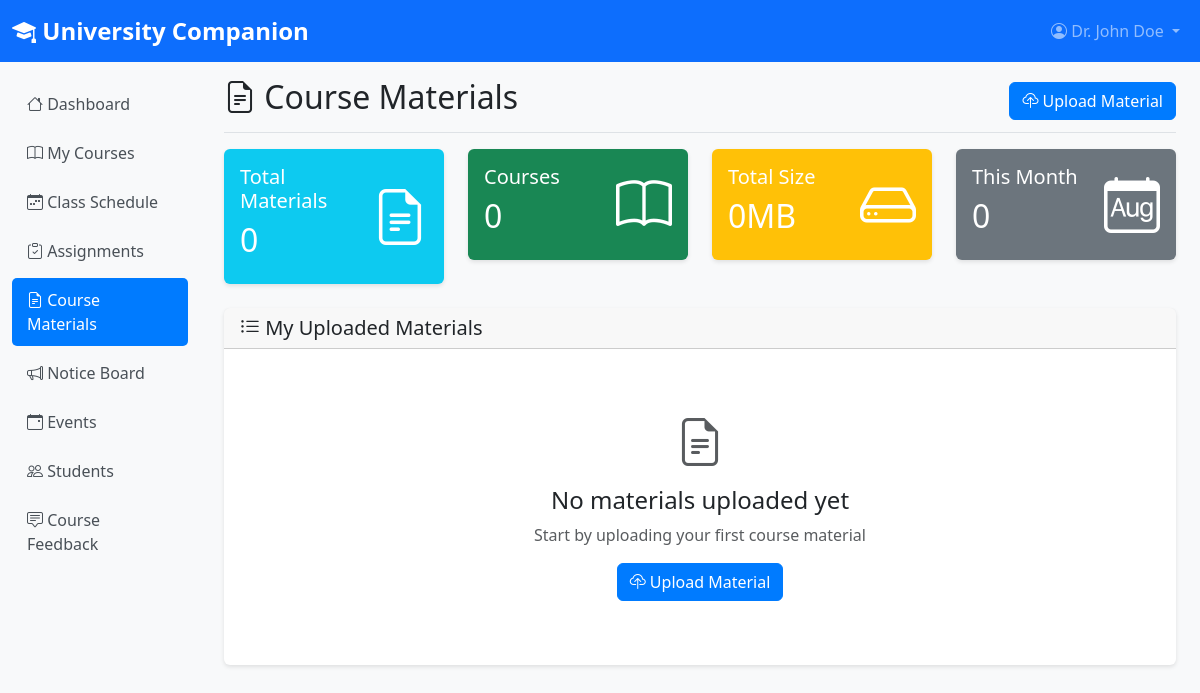
The app's page /faculty/materials.php (signed in), older data.
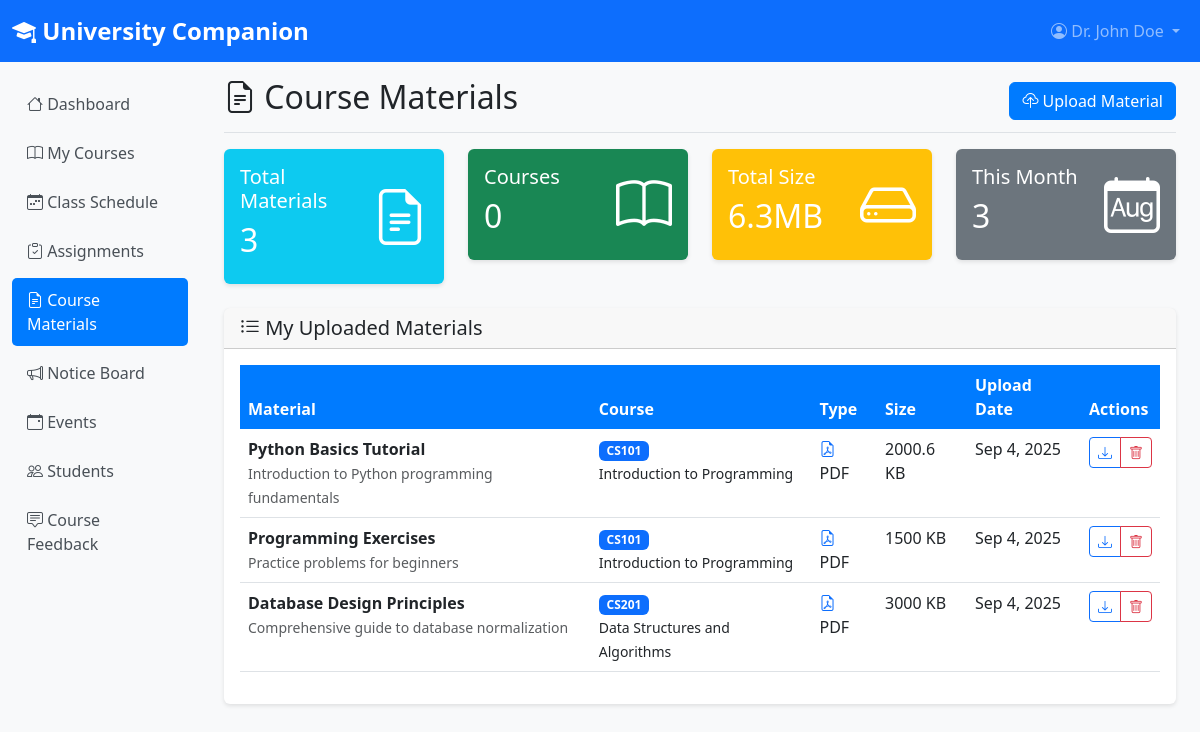
The same page, newer data.
### tables this page shows
CREATE TABLE course_materials (
    id INT AUTO_INCREMENT PRIMARY KEY,
    course_id INT NOT NULL,
    title VARCHAR(255) NOT NULL,
    description TEXT,
    file_name VARCHAR(255) NOT NULL,
    file_path VARCHAR(500) NOT NULL,
    file_size INT,
    file_type VARCHAR(50),
    uploaded_by INT NOT NULL,
    upload_date TIMESTAMP DEFAULT CURRENT_TIMESTAMP,
    download_count INT DEFAULT 0,
    is_active BOOLEAN DEFAULT TRUE,
    FOREIGN KEY (course_id) REFERENCES courses(id),
    FOREIGN KEY (uploaded_by) REFERENCES users(id)
);

CREATE TABLE courses (
    id INT AUTO_INCREMENT PRIMARY KEY,
    course_code VARCHAR(20) UNIQUE NOT NULL,
    course_name VARCHAR(200) NOT NULL,
    description TEXT,
    credit_hours INT DEFAULT 3,
    max_students INT DEFAULT NULL,
    department VARCHAR(100),
    department_id INT,
    faculty_id INT,
    academic_year VARCHAR(10),
    semester VARCHAR(20),
    is_active BOOLEAN DEFAULT TRUE,
    created_at TIMESTAMP DEFAULT CURRENT_TIMESTAMP,
    FOREIGN KEY (faculty_id) REFERENCES users(id),
    FOREIGN KEY (department_id) REFERENCES departments(id)
);

### php/config.php (called while the page is built, shortened)
<?php
function executeQuery($conn, $sql, $types = "", $params = []) {
    try {
        $stmt = $conn->prepare($sql);
        if (!empty($params)) {
            $stmt->bind_param($types, ...$params);
        }
        $result = $stmt->execute();
        return $stmt;
    } catch (Exception $e) {
        throw new Exception("Query execution error: " . $e->getMessage());
    }
}
function fetchMultipleRows($conn, $sql, $types = "", $params = []) {
    try {
        $stmt = executeQuery($conn, $sql, $types, $params);
        $result = $stmt->get_result();
        $rows = [];
        while ($row = $result->fetch_assoc()) {
            $rows[] = $row;
        }
        return $rows;
    } catch (Exception $e) {
        throw new Exception("Fetch multiple rows error: " . $e->getMessage());
    }
}
?>

### faculty/materials.php (the view, shortened to what the changed rows need)
<?php
require_once '../php/config.php';
$conn = getDBConnection();
$sql = "SELECT c.id, c.course_code, c.course_name
        FROM course_assignments ca
        JOIN courses c ON ca.course_id = c.id
        WHERE ca.faculty_id = ?
        ORDER BY c.course_code";
$courses = fetchMultipleRows($conn, $sql, "i", [$_SESSION['user_id']]);
$sql = "SELECT cm.id, cm.title, cm.description, cm.file_name, cm.file_size, cm.upload_date,
               c.course_code, c.course_name, cm.file_type
        FROM course_materials cm
        JOIN courses c ON cm.course_id = c.id
        WHERE cm.uploaded_by = ? AND cm.is_active = 1
        ORDER BY cm.upload_date DESC";
$materials = fetchMultipleRows($conn, $sql, "i", [$_SESSION['user_id']]);
?>
<!DOCTYPE html>
<html lang="en">
<head>
    <link href="https://cdn.jsdelivr.net/npm/bootstrap@5.3.0/dist/css/bootstrap.min.css" rel="stylesheet">
    <link href="https://cdn.jsdelivr.net/npm/bootstrap-icons@1.10.0/font/bootstrap-icons.css" rel="stylesheet">
    <link href="../css/style.css" rel="stylesheet">
</head>
<body>
    <div class="container-fluid">
        <div class="row">
            <main class="col-md-9 ms-sm-auto col-lg-10 px-md-4">
                <div class="d-flex justify-content-between flex-wrap flex-md-nowrap align-items-center pt-3 pb-2 mb-3 border-bottom">
                    <h1 class="h2">
                        <i class="bi bi-file-earmark-text"></i> Course Materials
                    </h1>
                </div>
                <div class="row mb-4">
                    <div class="col-md-3">
                        <div class="card text-white bg-info">
                            <div class="card-body">
                                <div class="d-flex justify-content-between">
                                    <div>
                                        <h5 class="card-title">Total Materials</h5>
                                        <h2><?php echo count($materials); ?></h2>
                                    </div>
                                </div>
                            </div>
                        </div>
                    </div>
                    <div class="col-md-3">
                        <div class="card text-white bg-success">
                            <div class="card-body">
                                <div class="d-flex justify-content-between">
                                    <div>
                                        <h2><?php echo count($courses); ?></h2>
                                    </div>
                                </div>
                            </div>
                        </div>
                    </div>
                    <div class="col-md-3">
                        <div class="card text-white bg-warning">
                            <div class="card-body">
                                <div class="d-flex justify-content-between">
                                    <div>
                                        <h5 class="card-title">Total Size</h5>
                                        <h2><?php
                                            $totalSize = array_sum(array_column($materials, 'file_size'));
                                            echo round($totalSize / (1024 * 1024), 1) . 'MB';
                                        ?></h2>
                                    </div>
                                </div>
                            </div>
                        </div>
                    </div>
                    <div class="col-md-3">
                        <div class="card text-white bg-secondary">
                            <div class="card-body">
                                <div class="d-flex justify-content-between">
                                    <div>
                                        <h5 class="card-title">This Month</h5>
                                        <h2><?php
                                            $thisMonth = array_filter($materials, function($m) {
                                                return date('Y-m', strtotime($m['upload_date'])) === date('Y-m');
                                            });
                                            echo count($thisMonth);
                                        ?></h2>
                                    </div>
                                </div>
                            </div>
                        </div>
                    </div>
                </div>
                <div class="card">
                    <div class="card-body">
                        <?php if (empty($materials)): ?>
                            <div class="text-center py-5">
                                <i class="bi bi-file-earmark-text display-1 text-muted"></i>
                                <h4 class="mt-3">No materials uploaded yet</h4>
                                <p class="text-muted">Start by uploading your first course material</p>
                                <button class="btn btn-primary" data-bs-toggle="modal" data-bs-target="#uploadMaterialModal">
                                    <i class="bi bi-cloud-upload"></i> Upload Material
                                </button>
                            </div>
                        <?php else: ?>
                            <div class="table-responsive">
                                <table class="table table-hover">
                                    <thead>
                                        <tr>
                                            <th>Material</th>
                                            <th>Course</th>
                                            <th>Type</th>
                                            <th>Size</th>
                                            <th>Upload Date</th>
                                            <th>Actions</th>
                                        </tr>
                                    </thead>
                                    <tbody>
                                        <?php foreach ($materials as $material): ?>
                                            <tr>
                                                <td>
                                                    <div>
                                                        <strong><?php echo htmlspecialchars($material['title']); ?></strong>
                                                        <?php if ($material['description']): ?>
                                                            <br>
                                                            <small class="text-muted"><?php echo htmlspecialchars($material['description']); ?></small>
                                                        <?php endif; ?>
                                                    </div>
                                                </td>
                                                <td>
                                                    <span class="badge bg-primary"><?php echo htmlspecialchars($material['course_code']); ?></span>
                                                    <br>
                                                    <small><?php echo htmlspecialchars($material['course_name']); ?></small>
                                                </td>
                                                <td>
                                                    <?php
                                                    $iconClass = 'bi-file-earmark';
                                                    if (str_contains($material['file_type'], 'pdf')) $iconClass = 'bi-file-earmark-pdf';
                                                    elseif (str_contains($material['file_type'], 'word')) $iconClass = 'bi-file-earmark-word';
                                                    elseif (str_contains($material['file_type'], 'presentation')) $iconClass = 'bi-file-earmark-ppt';
                                                    elseif (str_contains($material['file_type'], 'zip')) $iconClass = 'bi-file-earmark-zip';
                                                    ?>
                                                    <i class="bi <?php echo $iconClass; ?> text-primary"></i>
                                                    <?php echo strtoupper(pathinfo($material['file_name'], PATHINFO_EXTENSION)); ?>
                                                </td>
                                                <td><?php echo round($material['file_size'] / 1024, 1); ?> KB</td>
                                                <td><?php echo date('M j, Y', strtotime($material['upload_date'])); ?></td>
                                                <td>
                                                    <div class="btn-group btn-group-sm">
                                                        <a href="../uploads/materials/<?php echo htmlspecialchars($material['file_name']); ?>"
                                                           class="btn btn-outline-primary" target="_blank" title="Download">
                                                            <i class="bi bi-download"></i>
                                                        </a>
                                                        <button class="btn btn-outline-danger"
                                                                onclick="deleteMaterial(<?php echo $material['id']; ?>, '<?php echo htmlspecialchars($material['title']); ?>')"
                                                                title="Delete">
                                                            <i class="bi bi-trash"></i>
                                                        </button>
                                                    </div>
                                                </td>
                                            </tr>
                                        <?php endforeach; ?>
                                    </tbody>
                                </table>
                            </div>
                        <?php endif; ?>
                    </div>
                </div>
            </main>
        </div>
    </div>
</body>
</html>

Row changes from the older to the newer data that the page shows:
added course_materials: title "Python Basics Tutorial", description "Introduction to Python programming fundamentals", course.course_code "CS101", course.course_name "Introduction to Programming", file_name "PDF", $material['file_size']/1024 "2000.6", upload_date "Sep 4, 2025"
added course_materials: title "Programming Exercises", description "Practice problems for beginners", course.course_code "CS101", course.course_name "Introduction to Programming", file_name "PDF", $material['file_size']/1024 "1500", upload_date "Sep 4, 2025"
added course_materials: title "Database Design Principles", description "Comprehensive guide to database normalization", course.course_code "CS201", course.course_name "Data Structures and Algorithms", file_name "PDF", $material['file_size']/1024 "3000", upload_date "Sep 4, 2025"
Text that changed along with them:
count($materials): "0" → "3"
$totalSize / (1024 * 1024): "0" → "6.3"
count($thisMonth): "0" → "3"
text no longer shown: "No materials uploaded yet Start by uploading your first course material Upload Material"
text now shown: "Material Course Type Size Upload Date Actions"
